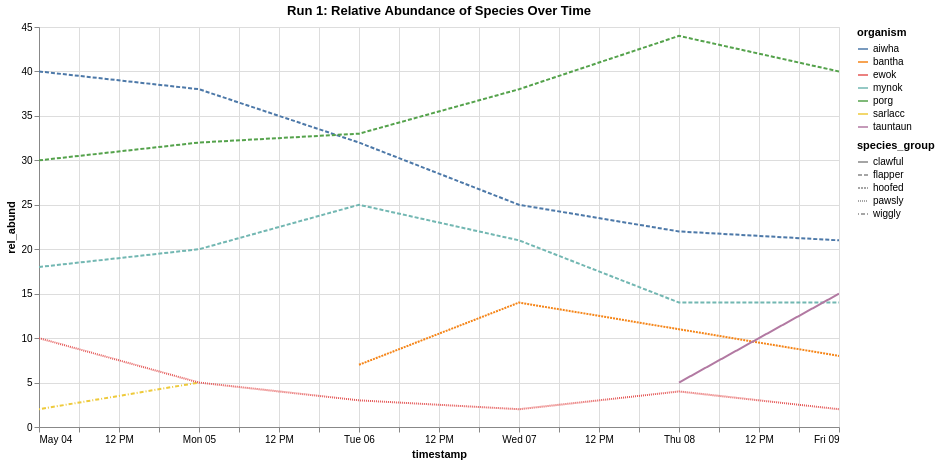

Here is the notebook cell this chart was saved with:
### Markdown cell above
## Line chart

### Code cell
alt.Chart(df1).mark_line().encode(
    x = 'timestamp:T',
    y = 'rel_abund:Q',
    color = 'organism:N',
    #color = 'species_group:N',
    detail='organism:N',
    tooltip=['organism:N', 'species_group:N', 'rel_abund:Q', 'timestamp:O', 'run_id:N','site:N','sample_id:N'],
    strokeDash='species_group:N'
).properties(
    title = 'Run 1: Relative Abundance of Species Over Time',
    width = 800,
    height = 400
).interactive()

### Figure 1 — Vega-Lite specification as saved in the notebook (floating-point values rounded to 4 significant figures)
{"config": {"view": {"continuousWidth": 300, "continuousHeight": 300}}, "data": {"name": "data-baa9581b6e67233f365a2ec4776f1c9d"}, "mark": {"type": "line"}, "encoding": {"color": {"field": "organism", "type": "nominal"}, "detail": {"field": "organism", "type": "nominal"}, "strokeDash": {"field": "species_group", "type": "nominal"}, "tooltip": [{"field": "organism", "type": "nominal"}, {"field": "species_group", "type": "nominal"}, {"field": "rel_abund", "type": "quantitative"}, {"field": "timestamp", "type": "ordinal"}, {"field": "run_id", "type": "nominal"}, {"field": "site", "type": "nominal"}, {"field": "sample_id", "type": "nominal"}], "x": {"field": "timestamp", "type": "temporal"}, "y": {"field": "rel_abund", "type": "quantitative"}}, "height": 400, "params": [{"name": "param_32", "select": {"type": "interval", "encodings": ["x", "y"]}, "bind": "scales"}], "title": "Run 1: Relative Abundance of Species Over Time", "width": 800, "$schema": "https://vega.github.io/schema/vega-lite/v5.20.1.json", "datasets": {"data-baa9581b6e67233f365a2ec4776f1c9d": [{"site": "Takodana", "reactor": "R2D2", "run_id": 1, "sample_id": 100, "timestamp": "4-May-25", "rel_abund": 2, "organism": "sarlacc", "species_group": "wiggly"}, {"site": "Takodana", "reactor": "R2D2", "run_id": 1, "sample_id": 100, "timestamp": "4-May-25", "rel_abund": 18, "organism": "mynok", "species_group": "flapper"}, {"site": "Takodana", "reactor": "R2D2", "run_id": 1, "sample_id": 100, "timestamp": "4-May-25", "rel_abund": 40, "organism": "aiwha", "species_group": "flapper"}, {"site": "Takodana", "reactor": "R2D2", "run_id": 1, "sample_id": 100, "timestamp": "4-May-25", "rel_abund": 30, "organism": "porg", "species_group": "flapper"}, {"site": "Takodana", "reactor": "R2D2", "run_id": 1, "sample_id": 100, "timestamp": "4-May-25", "rel_abund": 10, "organism": "ewok", "species_group": "pawsly"}, {"site": "Takodana", "reactor": "R2D2", "run_id": 1, "sample_id": 101, "timestamp": "5-May-25", "rel_abund": 5, "organism": "sarlacc", "species_group": "wiggly"}, {"site": "Takodana", "reactor": "R2D2", "run_id": 1, "sample_id": 101, "timestamp": "5-May-25", "rel_abund": 20, "organism": "mynok", "species_group": "flapper"}, {"site": "Takodana", "reactor": "R2D2", "run_id": 1, "sample_id": 101, "timestamp": "5-May-25", "rel_abund": 38, "organism": "aiwha", "species_group": "flapper"}, {"site": "Takodana", "reactor": "R2D2", "run_id": 1, "sample_id": 101, "timestamp": "5-May-25", "rel_abund": 32, "organism": "porg", "species_group": "flapper"}, {"site": "Takodana", "reactor": "R2D2", "run_id": 1, "sample_id": 101, "timestamp": "5-May-25", "rel_abund": 5, "organism": "ewok", "species_group": "pawsly"}, {"site": "Takodana", "reactor": "R2D2", "run_id": 1, "sample_id": 102, "timestamp": "6-May-25", "rel_abund": 25, "organism": "mynok", "species_group": "flapper"}, {"site": "Takodana", "reactor": "R2D2", "run_id": 1, "sample_id": 102, "timestamp": "6-May-25", "rel_abund": 32, "organism": "aiwha", "species_group": "flapper"}, {"site": "Takodana", "reactor": "R2D2", "run_id": 1, "sample_id": 102, "timestamp": "6-May-25", "rel_abund": 33, "organism": "porg", "species_group": "flapper"}, {"site": "Takodana", "reactor": "R2D2", "run_id": 1, "sample_id": 102, "timestamp": "6-May-25", "rel_abund": 3, "organism": "ewok", "species_group": "pawsly"}, {"site": "Takodana", "reactor": "R2D2", "run_id": 1, "sample_id": 102, "timestamp": "6-May-25", "rel_abund": 7, "organism": "bantha", "species_group": "hoofed"}, {"site": "Takodana", "reactor": "R2D2", "run_id": 1, "sample_id": 103, "timestamp": "7-May-25", "rel_abund": 21, "organism": "mynok", "species_group": "flapper"}, {"site": "Takodana", "reactor": "R2D2", "run_id": 1, "sample_id": 103, "timestamp": "7-May-25", "rel_abund": 25, "organism": "aiwha", "species_group": "flapper"}, {"site": "Takodana", "reactor": "R2D2", "run_id": 1, "sample_id": 103, "timestamp": "7-May-25", "rel_abund": 38, "organism": "porg", "species_group": "flapper"}, {"site": "Takodana", "reactor": "R2D2", "run_id": 1, "sample_id": 103, "timestamp": "7-May-25", "rel_abund": 2, "organism": "ewok", "species_group": "pawsly"}, {"site": "Takodana", "reactor": "R2D2", "run_id": 1, "sample_id": 103, "timestamp": "7-May-25", "rel_abund": 14, "organism": "bantha", "species_group": "hoofed"}, {"site": "Takodana", "reactor": "R2D2", "run_id": 1, "sample_id": 104, "timestamp": "8-May-25", "rel_abund": 14, "organism": "mynok", "species_group": "flapper"}, {"site": "Takodana", "reactor": "R2D2", "run_id": 1, "sample_id": 104, "timestamp": "8-May-25", "rel_abund": 22, "organism": "aiwha", "species_group": "flapper"}, {"site": "Takodana", "reactor": "R2D2", "run_id": 1, "sample_id": 104, "timestamp": "8-May-25", "rel_abund": 44, "organism": "porg", "species_group": "flapper"}, {"site": "Takodana", "reactor": "R2D2", "run_id": 1, "sample_id": 104, "timestamp": "8-May-25", "rel_abund": 4, "organism": "ewok", "species_group": "pawsly"}, {"site": "Takodana", "reactor": "R2D2", "run_id": 1, "sample_id": 104, "timestamp": "8-May-25", "rel_abund": 11, "organism": "bantha", "species_group": "hoofed"}, {"site": "Takodana", "reactor": "R2D2", "run_id": 1, "sample_id": 104, "timestamp": "8-May-25", "rel_abund": 5, "organism": "tauntaun", "species_group": "clawful"}, {"site": "Takodana", "reactor": "R2D2", "run_id": 1, "sample_id": 105, "timestamp": "9-May-25", "rel_abund": 14, "organism": "mynok", "species_group": "flapper"}, {"site": "Takodana", "reactor": "R2D2", "run_id": 1, "sample_id": 105, "timestamp": "9-May-25", "rel_abund": 21, "organism": "aiwha", "species_group": "flapper"}, {"site": "Takodana", "reactor": "R2D2", "run_id": 1, "sample_id": 105, "timestamp": "9-May-25", "rel_abund": 40, "organism": "porg", "species_group": "flapper"}, {"site": "Takodana", "reactor": "R2D2", "run_id": 1, "sample_id": 105, "timestamp": "9-May-25", "rel_abund": 2, "organism": "ewok", "species_group": "pawsly"}, {"site": "Takodana", "reactor": "R2D2", "run_id": 1, "sample_id": 105, "timestamp": "9-May-25", "rel_abund": 8, "organism": "bantha", "species_group": "hoofed"}, {"site": "Takodana", "reactor": "R2D2", "run_id": 1, "sample_id": 105, "timestamp": "9-May-25", "rel_abund": 15, "organism": "tauntaun", "species_group": "clawful"}]}}
